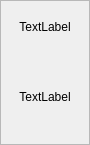
<?xml version="1.0" encoding="UTF-8"?>
<ui version="4.0">
 <class>PeliCard</class>
 <widget class="QFrame" name="PeliCard">
  <property name="geometry">
   <rect>
    <x>0</x>
    <y>0</y>
    <width>90</width>
    <height>145</height>
   </rect>
  </property>
  <property name="sizePolicy">
   <sizepolicy hsizetype="Fixed" vsizetype="Fixed">
    <horstretch>0</horstretch>
    <verstretch>0</verstretch>
   </sizepolicy>
  </property>
  <property name="minimumSize">
   <size>
    <width>90</width>
    <height>145</height>
   </size>
  </property>
  <property name="maximumSize">
   <size>
    <width>90</width>
    <height>145</height>
   </size>
  </property>
  <property name="windowTitle">
   <string>Frame</string>
  </property>
  <property name="frameShape">
   <enum>QFrame::StyledPanel</enum>
  </property>
  <property name="frameShadow">
   <enum>QFrame::Raised</enum>
  </property>
  <layout class="QGridLayout" name="gridLayout">
   <property name="leftMargin">
    <number>4</number>
   </property>
   <property name="topMargin">
    <number>4</number>
   </property>
   <property name="rightMargin">
    <number>4</number>
   </property>
   <property name="bottomMargin">
    <number>4</number>
   </property>
   <property name="spacing">
    <number>4</number>
   </property>
   <item row="1" column="0" rowspan="2" colspan="2">
    <layout class="QHBoxLayout" name="horizontalLayout">
     <property name="spacing">
      <number>1</number>
     </property>
     <item>
      <widget class="QLabel" name="pelimerkit">
       <property name="text">
        <string>TextLabel</string>
       </property>
       <property name="alignment">
        <set>Qt::AlignCenter</set>
       </property>
      </widget>
     </item>
    </layout>
   </item>
   <item row="0" column="0" colspan="2">
    <widget class="QLabel" name="kortinnimi">
     <property name="sizePolicy">
      <sizepolicy hsizetype="Preferred" vsizetype="Preferred">
       <horstretch>0</horstretch>
       <verstretch>0</verstretch>
      </sizepolicy>
     </property>
     <property name="minimumSize">
      <size>
       <width>0</width>
       <height>0</height>
      </size>
     </property>
     <property name="frameShape">
      <enum>QFrame::NoFrame</enum>
     </property>
     <property name="text">
      <string>TextLabel</string>
     </property>
     <property name="alignment">
      <set>Qt::AlignCenter</set>
     </property>
     <property name="wordWrap">
      <bool>true</bool>
     </property>
    </widget>
   </item>
  </layout>
 </widget>
 <resources/>
 <connections/>
</ui>
